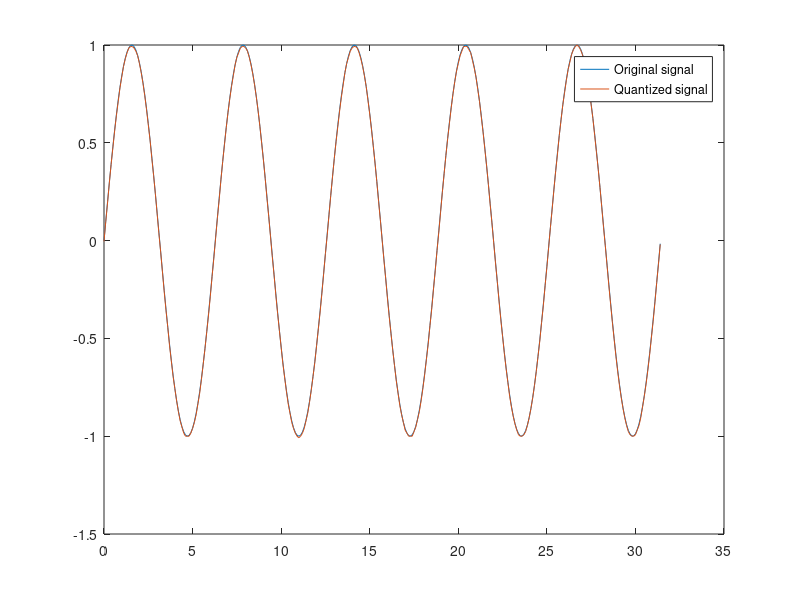

This chart was generated by the following MATLAB code: (Note: this script raises an error after producing the figure.)
clc;
clear;
%% Task-1
t= [0:0.1:10*pi];    %Times at which to sample the sine function
signal=sin(t);       %Original signal, a sine wave
samples = signal;
maxsig=max(samples);
minsig = min(samples);
interv=(maxsig-minsig)/(2^8-1); %interval length for 256 levels resolution
u=minsig-interv;
partition = [minsig:interv:maxsig]; 
codebook = [u:interv:maxsig]; 
[index, quantized]= quantiz(samples,partition,codebook);

figure
plot(t,signal,'-',t,quantized,'-');
legend('Original signal','Quantized signal');


%% Task 2 - packetization
k = 127;
packet_row = ceil(length(index)/k);
sequence = zeros(1,(k*packet_row));
sequence(1,1:length(index)) = index;
packets = zeros(k,k);
L = length(sequence);
j=1;
%Packetizing
for i=1:k:L
    packets(j,:) = sequence(1,i:i+k-1);
    j=j+1;
end

%% Task - 3
%RS Encoding
m= 8;%bits per symbol
n= (2^m)-1;%codeword length 
k= 127;%message length
msgwords=gf(packets, m);%represent data by using a Galois array
codes = rsenc(msgwords,n,k);    %perform RS encoder
codewords = codes.x; %extract rows of codewords from the GF array  

%% RS Decoding
[decmsg,cnumerr] = rsdec(codes,n,k);
isequal(decmsg,msgwords)

%% Task 2 - depacketization
temp = decmsg.x;
for i1=1:k
    de_packets(:,i1) = temp(:,i1);
end
len = length(index);
re_seq = zeros(1,len);
 j2=1;
for i2=1:packet_row-1
    re_seq(j2:j2+k-1) = de_packets(i2,:);
    j2=j2+k;
end
re_seq(j2:j2+k-((k*packet_row)-len)-1) = de_packets(packet_row,1:k-((k*packet_row)-len));

%% Converting quantization indices to quantized values
indices = uint8(re_seq);
sqdec = dsp.ScalarQuantizerDecoder;
sqdec.CodebookSource = 'Input port';
qout = sqdec(uint8(index),codebook);


figure
plot(signal);
hold on
plot(qout);
legend('original signal','quantized signal');
title("Quantized signal after RS decoding and depacketization");
